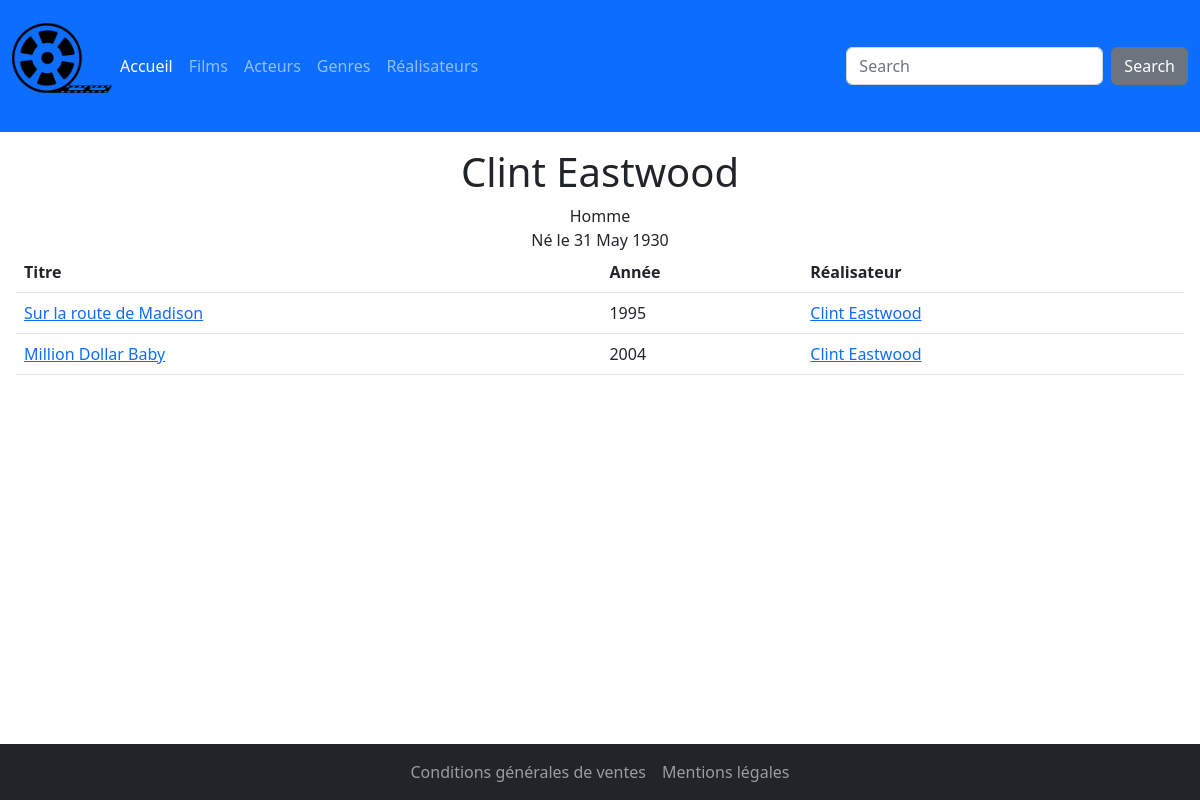
The page /index.php?action=detailActeur&id=1 on the database its author committed.
### tables this page shows
CREATE TABLE IF NOT EXISTS `acteur` (
  `id_acteur` int(11) NOT NULL,
  `nom` varchar(50) DEFAULT NULL,
  `prenom` varchar(50) DEFAULT NULL,
  `sexe` varchar(50) DEFAULT NULL,
  `date_de_naissance` date DEFAULT NULL,
  PRIMARY KEY (`id_acteur`)
);

CREATE TABLE IF NOT EXISTS `film` (
  `id_film` int(11) NOT NULL,
  `titre` varchar(50) DEFAULT NULL,
  `annee_de_sortie` date DEFAULT NULL,
  `duree` int(11) DEFAULT NULL,
  `synopsis` text,
  `note` decimal(5,1) DEFAULT NULL,
  `affiche` varchar(255) DEFAULT 'non disponible',
  `id_realisateur` int(11) NOT NULL,
  PRIMARY KEY (`id_film`),
  KEY `id_realisateur` (`id_realisateur`),
  CONSTRAINT `film_ibfk_1` FOREIGN KEY (`id_realisateur`) REFERENCES `realisateur` (`id_realisateur`)
);

### app/controllers/ActeurController.php (called while the page is built, shortened)
<?php
    require_once "app/DAO.php";
    class ActeurController{
        public function findOneById($id){
        $dao = new DAO;
        $sql = "SELECT CONCAT(a.prenom,' ', a.nom) as nom, a.sexe, date_format(a.date_de_naissance, '%d %M %Y') as date_de_naissance
        FROM acteur a WHERE a.id_acteur = :id_acteur";
        $stmtActeur = $dao->executerRequete($sql, ["id_acteur" => $id]);
        return $stmtActeur;
        }
        public function listFilmsParActeur($id){
            $dao = new DAO;
            $sql = "SELECT f.id_film as id_film, f.titre as titre, DATE_FORMAT(f.annee_de_sortie, '%Y') AS annee, r.nom_personnage as nom_personnage, a.id_acteur as id_acteur,concat(re.prenom, ' ', re.nom) as realisateur, re.id_realisateur as id_realisateur
            FROM acteur a
            INNER JOIN jouer j ON j.id_acteur=a.id_acteur
            INNER JOIN film f ON f.id_film=j.id_film
            INNER JOIN role r ON r.id_role=j.id_role
            inner join realisateur re on re.id_realisateur=f.id_realisateur
            WHERE a.id_acteur= :id_acteur";
            $stmtListFilm = $dao->executerRequete($sql, ["id_acteur" => $id]);
            return $stmtListFilm;
        }
        public function detailActeur($id){
            $stmtActeur = $this->findOneById($id);
            $stmtListFilm = $this->listFilmsParActeur($id);
            require "app/views/acteur/detailActeur.php";
        }
    }
    ?>

### app/DAO.php (called while the page is built, shortened)
<?php
Class DAO{
    private $bdd;
    public function __construct(){
        $this->bdd = new PDO("mysql:host=localhost;dbname=cinema;charset=utf8", "root", "");
    }
    public function executerRequete($sql, $params = NULL){
        if ($params == NULL){
            $result = $this->bdd->query($sql);
        }else{
            $result = $this->bdd->prepare($sql);
            $result->execute($params);
        }
        return $result;
    }
}

### app/views/acteur/detailActeur.php (the view, shortened to what this page needs)
<?php
$acteur = $stmtActeur->fetch();
$listFilm = $stmtListFilm->fetchAll();
?>
<h1><?= $acteur['nom'] ?> </h1>
<span><?= $acteur['sexe'] ?></span>
<span>Né<?php if($acteur['sexe']=='Femme')echo "e"; ?> le <?= $acteur['date_de_naissance'] ?></span>
<table class="table">
    <thead>
        <tr>
            <th scope="col">Titre</th>
            <th scope="col">Année</th>
            <th scope="col">Réalisateur</th>
        </tr>
    </thead>
    <tbody>
<?php foreach($listFilm as $film){?>
    <tr>
        <td><a href="index.php?action=detailFilm&id=<?= $film['id_film'] ?>"><?= $film['titre']?></a></td>
        <td><?= $film['annee']?></td>
        <td><a href="index.php?action=detailRealisateur&id=<?= $film['id_realisateur']?>"><?=$film['realisateur']?></a></td>
    </tr>
<?php } ?>
    </tbody>
</table>
<?php
    require "app/views/template.php";
?>

### public/css/style.css (style rules this page uses)
* { margin: 0; padding: 0; }
.contain h1 { text-align: center; }

### rows shown on the page
acteur: sexe "Homme", film.titre "Sur la route de Madison", annee "1995", realisateur "Clint Eastwood", film.titre "Million Dollar Baby", annee "2004"

### other values the page prints
$acteur['nom'] "Clint Eastwood"
$acteur['date_de_naissance'] "31 May 1930"
